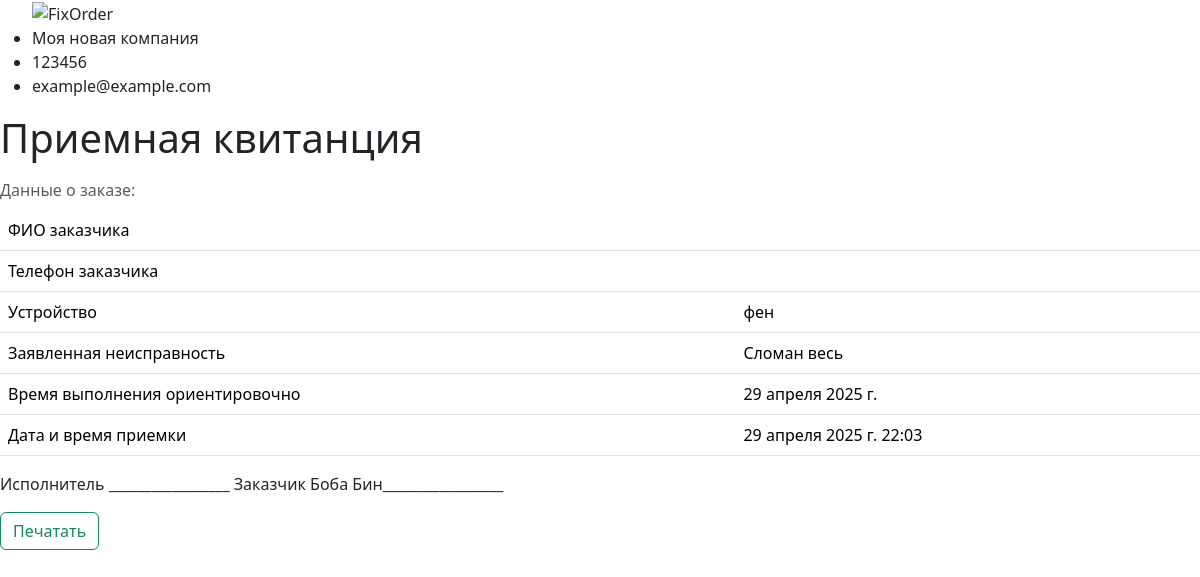
The page /commingdoc/61/ on the database as committed earlier.
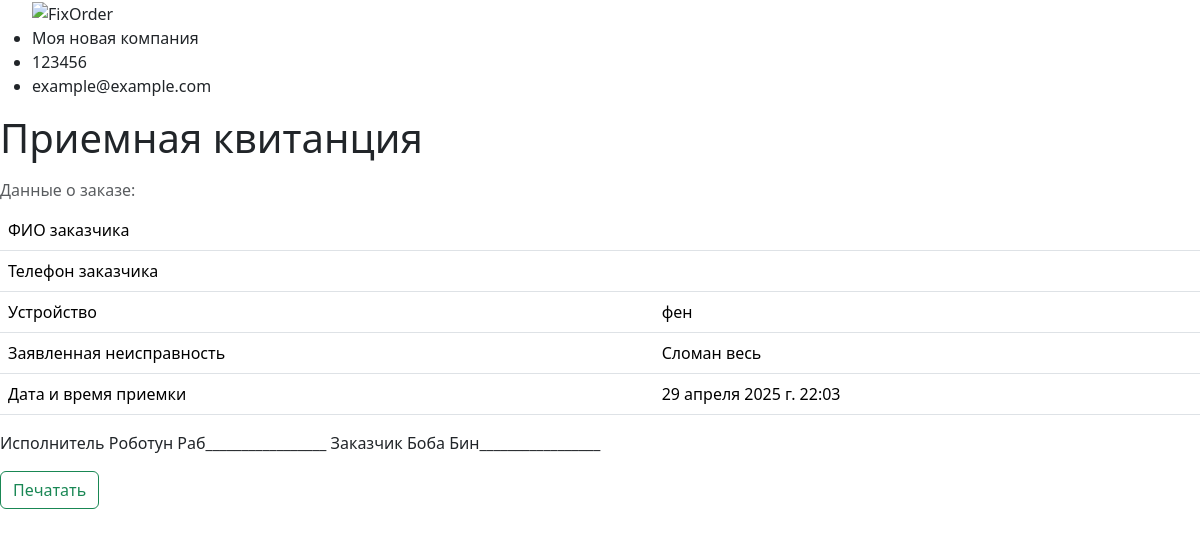
The same page on the database as committed later.
### fixorder/models.py (models this page shows, shortened)
class Order(models.Model):
    order_client = models.ForeignKey(Client, related_name='client', null=True, on_delete=models.SET_NULL, verbose_name='Клиент')
    executor = models.ForeignKey(Employee, blank=True, null=True, related_name='executor', on_delete=models.SET_NULL, verbose_name='Исполнитель')
    time_create = models.DateTimeField(auto_now_add=True, verbose_name='Дата прихода')
    time_update = models.DateTimeField(auto_now=True, verbose_name='Дата изменения')
    time_demand = models.DateField(blank=True, null=True, verbose_name='Срок ремонта')
    time_away = models.DateTimeField(null=True, blank=True, verbose_name='Дата выдачи')
    device = models.CharField(max_length=255, verbose_name='Устройство')
    defect = models.TextField(max_length=400, verbose_name='Неисправность')
    device_password = models.CharField(max_length=50, blank=True, null=True, verbose_name='Пароль')
    device_exterior = models.TextField(max_length=400, blank=True, null=True, verbose_name='Внешний вид')
    initial_price = models.CharField(max_length=10, blank=True, null=True, verbose_name='Ориентировочная стоимость')
    prepaid = models.FloatField(max_length=10, blank=True, null=True, verbose_name='Предоплата')
    notes = models.TextField(max_length=500, blank=True, null=True, verbose_name='Заметки')
    total_price = models.DecimalField(max_digits=10, decimal_places=2, blank=True, default=0, verbose_name='Итоговая стоимость')
    status = models.ForeignKey(OrderStatus, on_delete=models.DO_NOTHING, default=4, related_name='related_order', verbose_name='Статус ремонта')
    conclusion = models.TextField(max_length=500, blank=True, null=True, verbose_name='Заключение мастера')
    remain_to_pay = models.DecimalField(max_digits=10, decimal_places=2, null=True, blank=True, default=0, verbose_name='Осталось оплатить')
    class Meta:
        verbose_name = "Заказы"
        verbose_name_plural = "Заказы"
        ordering = ["-time_create"]
        indexes = [models.Index(fields=["-time_create"]), models.Index(fields=["status"])]

class Client(models.Model):
    name = models.CharField(max_length=255, unique=True, db_index=True, verbose_name='ФИО клиента') #unique=True,
    phone = models.CharField(max_length=20, db_index=True, verbose_name='Контактный номер')
    phone1 = models.CharField(max_length=20, db_index=True, blank=True, null=True, verbose_name='Дополнительный номер')
    telegram = models.CharField(max_length=40, blank=True, null=True, verbose_name='Telegram клиента')
    viber = models.CharField(max_length=20, blank=True, null=True, verbose_name='Viber клиента')
    whatsapp = models.CharField(max_length=20, blank=True, null=True, verbose_name='Whattsapp клиента')
    class Meta:
        verbose_name = 'Клиенты'
        verbose_name_plural = 'Клиенты'
        ordering = ['name']
        indexes = [models.Index(fields=['name'])]

class Employee(models.Model):
    STATUS_CHOICES = [
        ('1', 'Работает'),
        ('2', 'Отсутствует'),
        ('3', 'Не работает'),]
    company = models.ForeignKey(Company, related_name='employees', default = 1, on_delete=models.CASCADE, verbose_name='Компания')
    name = models.CharField(max_length=255, verbose_name='Имя сотрудника')
    position = models.CharField(max_length=100, verbose_name='Должность')
    time_hire = models.DateField(default=date.today, verbose_name='Дата начала работы')
    time_fire = models.DateField(null=True, blank=True, verbose_name='Дата окончания работы')
    status = models.CharField(
        max_length=10,
        choices=STATUS_CHOICES,
        default='1',
        verbose_name='Статус')

### fixorder/views.py (the view)
# urls.py: path('commingdoc/<int:pk>/', views.Commingdoc.as_view(), name='commingdoc'),
class Commingdoc(DetailView):
    template_name = "fixorder/commingdoc.html"
    pk_url_kwarg = 'pk'
    context_object_name = 'cm'
    def get_context_data(self, **kwargs):
        context = super().get_context_data(**kwargs)
        context["title"] = 'Приемная квитанция'
        return context
    def get_object(self, queryset=None):
        return get_object_or_404(Order.objects, pk=self.kwargs[self.pk_url_kwarg])

### fixorder/templatetags/fixorder_tags.py (called while the page is built)
@register.simple_tag
def logo_url():
    return static('img/logo.png')

@register.simple_tag
def filled_fields_verbose(pk):
    instance = Company.objects.get(pk=pk)
    field_dict = {}
    for field in instance._meta.fields:
        if field.name not in ['id', 'photo']:  # Исключаем поля 'id' и 'photo'
            value = getattr(instance, field.name)
            if value:
                field_dict[field.verbose_name] = value
    return field_dict

### fixorder/templates/fixorder/commingdoc.html (shortened to what this page needs)
{% extends 'fixorder/basedoc.html' %}
{% block doccontent %}
<h1>{{ title }}</h1>
<table class="table caption-top">
        <caption>Данные о заказе:</caption>
    <thead>
    <tr><td>ФИО заказчика</td><td>{{ cm.client_name }}</td></tr>
    <tr><td>Телефон заказчика</td><td>{{ cm.client_phone }}</td></tr>
    <tr><td>Устройство</td><td>{{ cm.device }}</td></tr>
    <tr><td>Заявленная неисправность</td><td>{{ cm.defect }}</td></tr>
    {% if cm.time_demand %}<tr><td>Время выполнения ориентировочно</td><td>{{ cm.time_demand }}</td></tr>{% endif %}
    <tr><td>Дата и время приемки</td><td>{{ cm.time_create }}</td></tr>
</table>
<p>Исполнитель {{ cm.executor.name }}_________________  Заказчик {{ cm.order_client.name }}_________________</p>
{% endblock doccontent %}

Rows that differ between the two databases and show on the page:
changed Order "фен": executor.name (not shown) → "Роботун Раб"; time_demand "29 апреля 2025 г." → (not shown)
Other text that changed with them:
text no longer shown: "Время выполнения ориентировочно"
